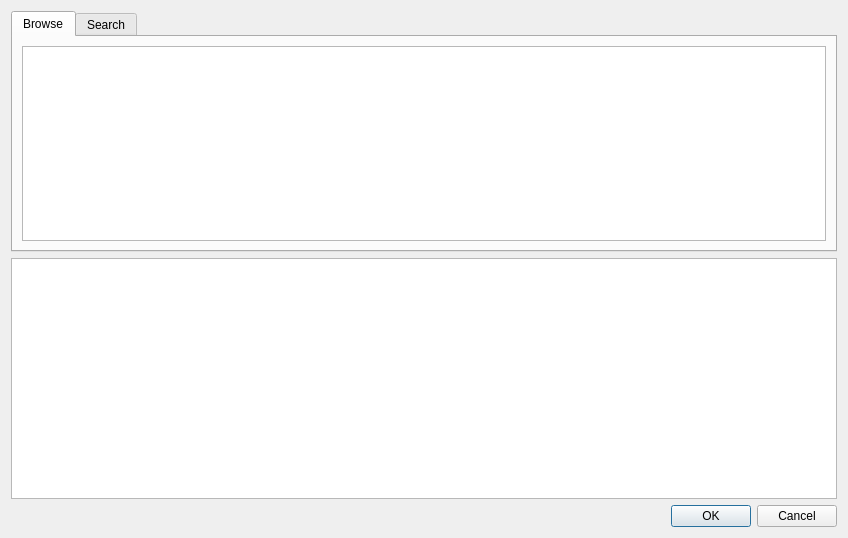
<?xml version="1.0" encoding="UTF-8"?>
<ui version="4.0">
 <class>Dialog</class>
 <widget class="QDialog" name="Dialog">
  <property name="geometry">
   <rect>
    <x>0</x>
    <y>0</y>
    <width>848</width>
    <height>538</height>
   </rect>
  </property>
  <property name="sizePolicy">
   <sizepolicy hsizetype="Expanding" vsizetype="MinimumExpanding">
    <horstretch>0</horstretch>
    <verstretch>0</verstretch>
   </sizepolicy>
  </property>
  <property name="windowTitle">
   <string>Select Airport</string>
  </property>
  <layout class="QVBoxLayout" name="verticalLayout">
   <item>
    <widget class="QTabWidget" name="tabWidget">
     <property name="currentIndex">
      <number>0</number>
     </property>
     <widget class="QWidget" name="tab">
      <attribute name="title">
       <string>Browse</string>
      </attribute>
      <layout class="QVBoxLayout" name="verticalLayout_2">
       <item>
        <widget class="QColumnView" name="cvBrowse"/>
       </item>
      </layout>
     </widget>
     <widget class="QWidget" name="tab_2">
      <attribute name="title">
       <string>Search</string>
      </attribute>
      <layout class="QFormLayout" name="formLayout">
       <item row="0" column="0">
        <widget class="QLabel" name="label">
         <property name="text">
          <string>Airport Code:</string>
         </property>
        </widget>
       </item>
       <item row="1" column="0">
        <widget class="QLabel" name="label_2">
         <property name="text">
          <string>Name/Description:</string>
         </property>
        </widget>
       </item>
       <item row="1" column="1">
        <widget class="QLineEdit" name="leDescription"/>
       </item>
       <item row="0" column="1">
        <widget class="QLineEdit" name="leAirportCode"/>
       </item>
      </layout>
     </widget>
    </widget>
   </item>
   <item>
    <widget class="QTableView" name="tableView"/>
   </item>
   <item>
    <widget class="QDialogButtonBox" name="buttonBox">
     <property name="orientation">
      <enum>Qt::Horizontal</enum>
     </property>
     <property name="standardButtons">
      <set>QDialogButtonBox::Cancel|QDialogButtonBox::Ok</set>
     </property>
    </widget>
   </item>
  </layout>
 </widget>
 <resources/>
 <connections>
  <connection>
   <sender>buttonBox</sender>
   <signal>accepted()</signal>
   <receiver>Dialog</receiver>
   <slot>accept()</slot>
   <hints>
    <hint type="sourcelabel">
     <x>248</x>
     <y>254</y>
    </hint>
    <hint type="destinationlabel">
     <x>157</x>
     <y>274</y>
    </hint>
   </hints>
  </connection>
  <connection>
   <sender>buttonBox</sender>
   <signal>rejected()</signal>
   <receiver>Dialog</receiver>
   <slot>reject()</slot>
   <hints>
    <hint type="sourcelabel">
     <x>316</x>
     <y>260</y>
    </hint>
    <hint type="destinationlabel">
     <x>286</x>
     <y>274</y>
    </hint>
   </hints>
  </connection>
 </connections>
</ui>
